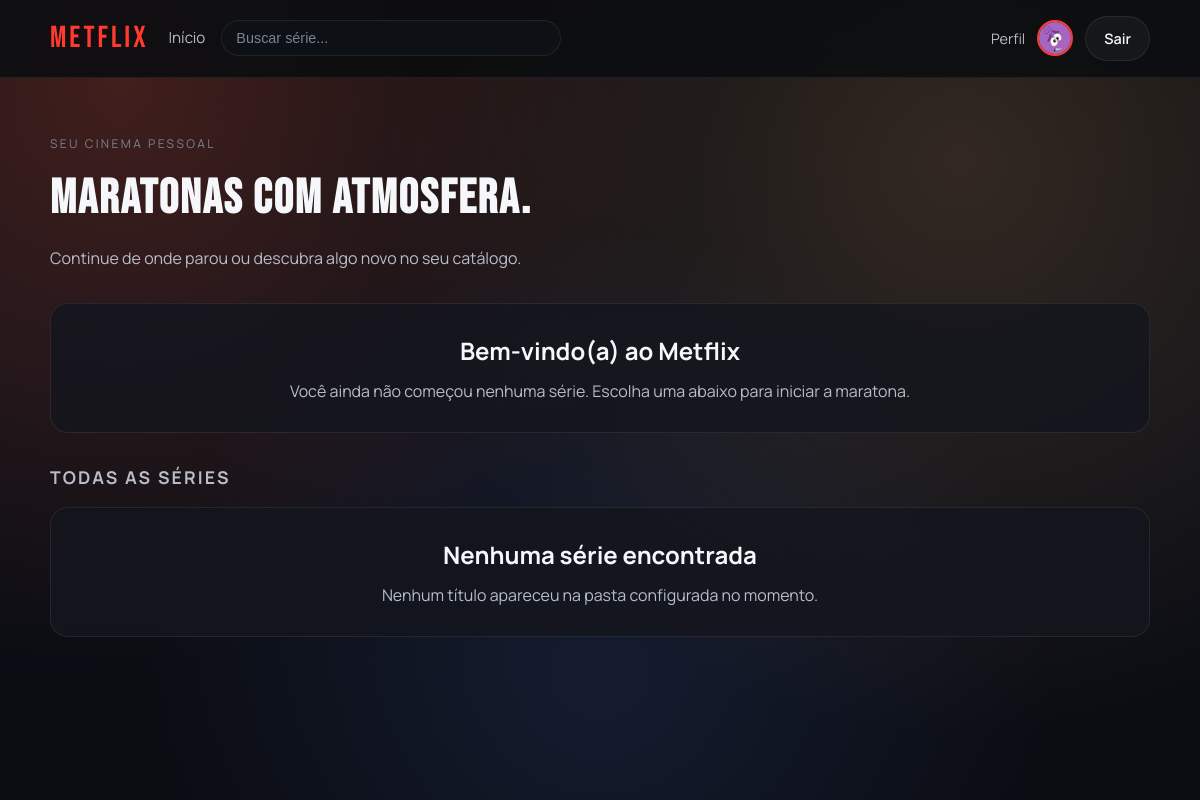
Page / (signed in) on the earlier database version.
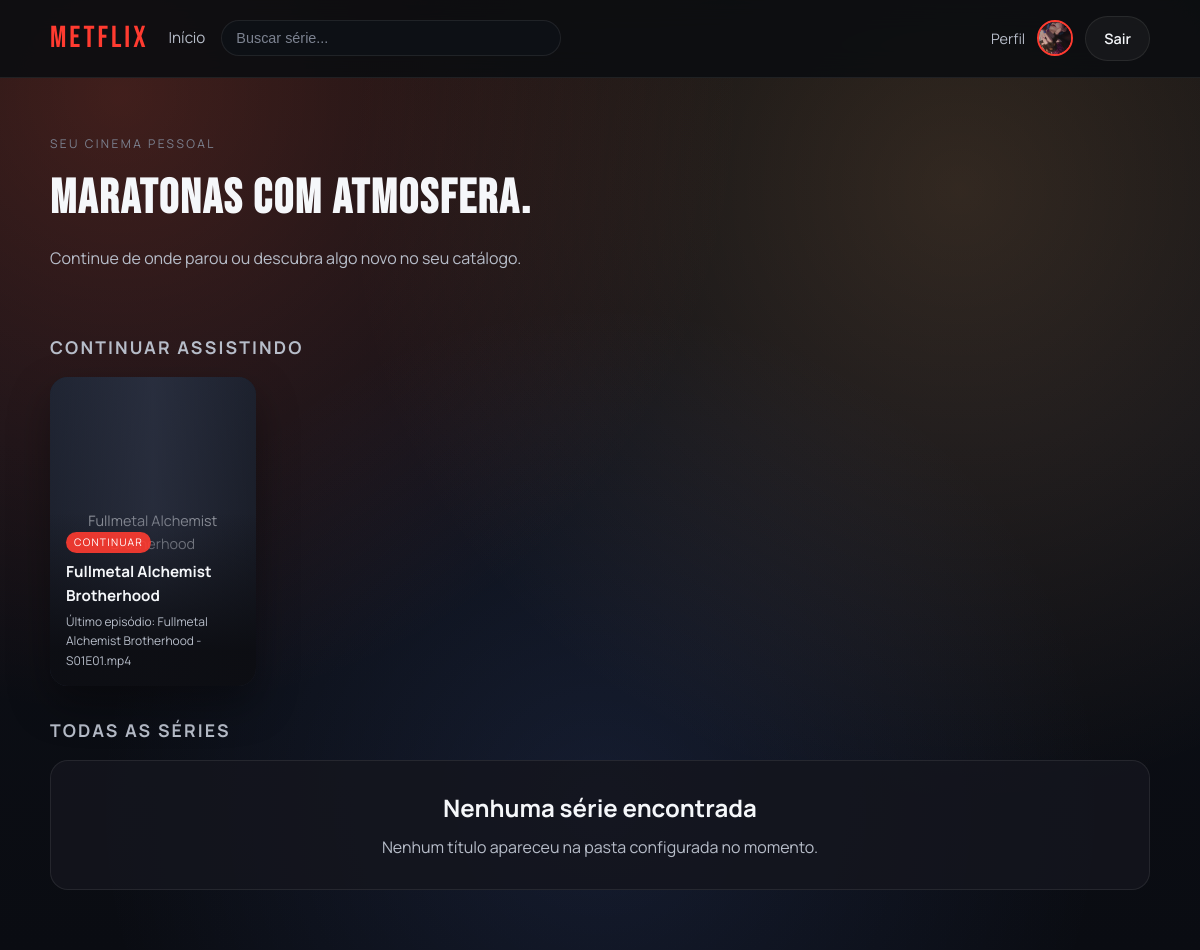
Same page on the later database version.
### models.py (models this page shows, shortened)
class User(UserMixin, db.Model):
    __tablename__ = "users"
    id = db.Column(db.Integer, primary_key=True)
    email = db.Column(db.String(120), unique=True, nullable=False, index=True)
    password_hash = db.Column(db.String(255), nullable=False)
    created_at = db.Column(db.DateTime, default=datetime.utcnow)
    avatar_filename = db.Column(db.String(255), nullable=True)
    @property
    def avatar_url(self) -> str:
        from flask import url_for
        if self.avatar_filename:
            return url_for("static", filename=f"avatars/{self.avatar_filename}")
        return url_for("static", filename="avatars/default.png")

class WatchProgress(db.Model):
    __tablename__ = "watch_progress"
    id = db.Column(db.Integer, primary_key=True)
    user_id = db.Column(db.Integer, db.ForeignKey("users.id"), nullable=False, index=True)
    relative_path = db.Column(db.String(500), nullable=False)
    serie_name = db.Column(db.String(255), nullable=False)
    episode_name = db.Column(db.String(255), nullable=False)
    last_watched = db.Column(db.DateTime, default=datetime.utcnow, nullable=False, index=True)
    user = db.relationship("User", backref=db.backref("watch_progress", lazy="dynamic"))
    __table_args__ = (
        db.UniqueConstraint("user_id", "relative_path", name="uq_progress_user_path"),
    )

### app.py (the view)
@app.route("/")
@login_required
def index():
    library = get_cached_library()
    series_cards = get_series_cards(library)
    continue_list = build_continue_list(library, current_user.id)
    return render_template(
        "index.html",
        series_cards=series_cards,
        continue_list=continue_list,
    )

### app.py (called while the page is built)
@login_manager.user_loader
def load_user(user_id):
    return User.query.get(int(user_id))

def build_continue_list(library: dict, user_id: int):
    poster_lookup = {name: data.get("poster") for name, data in library.items()}
    rows = (
        WatchProgress.query.filter_by(user_id=user_id)
        .order_by(WatchProgress.last_watched.desc())
        .all()
    )
    items = []
    seen_series = set()
    for row in rows:
        if row.serie_name in seen_series:
            continue
        seen_series.add(row.serie_name)
        items.append(
            {
                "relative_path": row.relative_path,
                "serie_name": row.serie_name,
                "episode_name": row.episode_name,
                "poster": poster_lookup.get(row.serie_name),
                "last_watched": row.last_watched.isoformat() if row.last_watched else "",
            }
        )
    return items

### media_indexer.py (called while the page is built)
def get_series_cards(library: dict):
    cards = []
    for name, data in library.items():
        cards.append({
            "name": name,
            "poster": data.get("poster")
        })
    cards.sort(key=lambda x: x["name"])
    return cards

### templates/index.html (shortened to what this page needs)
{% extends "base.html" %}
{% block header_actions %}
    <div class="header-search">
        <input id="searchInput"
               type="text"
               class="search-input"
               placeholder="Buscar série..."
               autocomplete="off"
               data-search-input
               aria-label="Buscar série">
    </div>
{% endblock %}
{% block content %}
<section class="hero">
    <div class="hero-copy">
        <p class="hero-eyebrow">Seu cinema pessoal</p>
        <h1 class="hero-title">Maratonas com atmosfera.</h1>
        <p class="hero-subtitle">
            Continue de onde parou ou descubra algo novo no seu catálogo.
        </p>
    </div>
</section>
{% if continue_list %}
    <section class="section">
        <div class="section-header">
            <h2 class="section-title">Continuar assistindo</h2>
        </div>
        <div class="grid">
            {% for item in continue_list %}
                <a class="card card-continue"
                   href="{{ url_for('watch', relative_path=item.relative_path) }}"
                   style="--delay: {{ loop.index0 * 60 }}ms">
                    <div class="card-media skeleton">
                        {% if item.poster %}
                            <img class="poster"
                                 src="{{ url_for('media_file', relative_path=item.poster) }}"
                                 alt="Poster de {{ item.serie_name }}"
                                 loading="lazy"
                                 decoding="async">
                        {% else %}
                            <div class="card-placeholder-text">
                                {{ item.serie_name }}
                            </div>
                        {% endif %}
                    </div>
                    <div class="card-body">
                        <span class="pill pill-accent">Continuar</span>
                        <h3 class="card-title">{{ item.serie_name }}</h3>
                        <p class="card-meta">Último episódio: {{ item.episode_name }}</p>
                    </div>
                </a>
            {% endfor %}
        </div>
    </section>
{% else %}
    <section class="empty-state">
        <h2>Bem-vindo(a) ao Metflix</h2>
        <p>Você ainda não começou nenhuma série. Escolha uma abaixo para iniciar a maratona.</p>
    </section>
{% endif %}
<section class="section">
    <div class="section-header">
        <h2 class="section-title">Todas as séries</h2>
    </div>
    {% if series_cards %}
        <div class="grid" id="seriesGrid">
            {% for serie in series_cards %}
                <a class="card series-card"
                   data-search-card
                   data-name="{{ serie.name | lower }}"
                   href="{{ url_for('serie_detail', serie_name=serie.name) }}"
                   style="--delay: {{ loop.index0 * 40 }}ms">
                    <div class="card-media skeleton">
                        {% if serie.poster %}
                            <img class="poster"
                                 src="{{ url_for('media_file', relative_path=serie.poster) }}"
                                 alt="Poster de {{ serie.name }}"
                                 loading="lazy"
                                 decoding="async">
                        {% else %}
                            <div class="card-placeholder-text">
                                {{ serie.name }}
                            </div>
                        {% endif %}
                    </div>
                    <div class="card-body">
                        <h3 class="card-title">{{ serie.name }}</h3>
                    </div>
                </a>
            {% endfor %}
        </div>
        <div class="empty-state hidden" data-search-empty>
            <h2>Nenhuma série encontrada</h2>
            <p>Tente outro termo ou verifique a pasta configurada.</p>
        </div>
    {% else %}
        <div class="empty-state">
            <h2>Nenhuma série encontrada</h2>
            <p>Nenhum título apareceu na pasta configurada no momento.</p>
        </div>
    {% endif %}
</section>
{% endblock %}

### templates/base.html (shortened to what this page needs)
<!DOCTYPE html>
<html lang="pt-BR">
<head>
    <link rel="stylesheet" href="{{ url_for('static', filename='styles.css') }}">
</head>
<body class="{% block body_class %}{% endblock %}">
<div class="ambient-bg" aria-hidden="true"></div>
<header class="site-header">
    <div class="header-inner">
        <a class="logo" href="{{ url_for('index') }}">METFLIX</a>
        <nav class="nav">
            <a class="nav-link" href="{{ url_for('index') }}">Início</a>
            {% block header_actions %}{% endblock %}
        </nav>
        <div class="user-menu">
            {% if current_user.is_authenticated %}
                <a href="{{ url_for('profile') }}" class="user-link">Perfil</a>
                <a href="{{ url_for('profile') }}" class="avatar-link" title="Perfil">
                    <img src="{{ current_user.avatar_url }}" alt="Avatar do perfil" loading="lazy">
                </a>
                <a href="{{ url_for('logout') }}" class="btn btn-ghost">Sair</a>
            {% else %}
                <a href="{{ url_for('login') }}" class="user-link">Entrar</a>
                <a href="{{ url_for('register') }}" class="btn btn-primary">Criar conta</a>
            {% endif %}
        </div>
    </div>
</header>
<main class="container">
    {% block content %}{% endblock %}
</main>
</body>
</html>

Differences in the rows shown:
changed User: avatar_url: a different picture
added WatchProgress: serie_name "Fullmetal Alchemist Brotherhood", episode_name "Fullmetal Alchemist Brotherhood - S01E01.mp4"
Other differences:
text no longer shown: "Bem-vindo(a) ao Metflix Você ainda não começou nenhuma série. Escolha uma abaixo para iniciar a maratona."
text now shown: "CONTINUAR ASSISTINDO"
